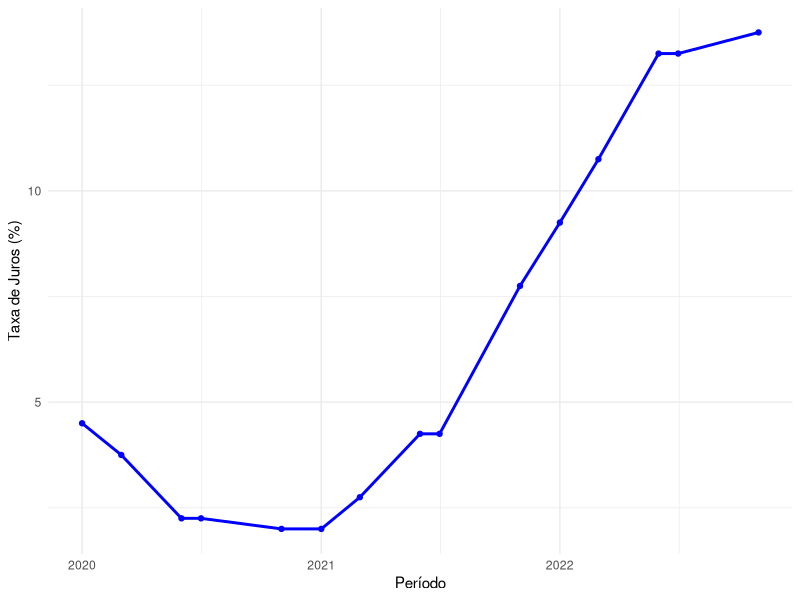
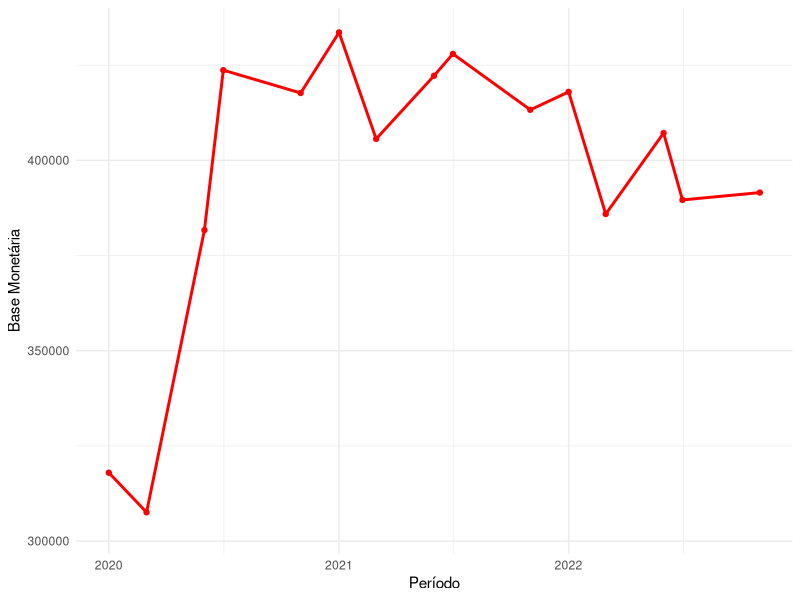
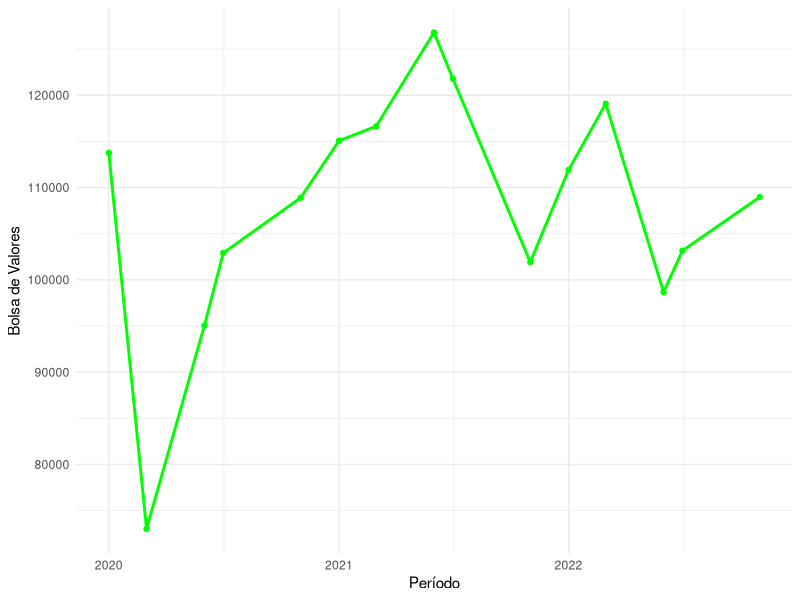

These figures' R source, in order:
# Carregar pacotes necessários
library(ggplot2)
library(dplyr)

# Carregar os dados do arquivo CSV
dados = read.csv("dados.csv", header=TRUE, sep=";", stringsAsFactors=FALSE)

# Converter a coluna Data para formato de data (considerando mês/ano)
dados$Data = as.Date(paste0("01-", dados$Data), format="%d-%b/%y")

# Converter colunas numéricas
dados$BV = as.numeric(dados$BV)
dados$BM = as.numeric(dados$BM)
dados$Juros = as.numeric(dados$Juros) * 100

# Plotar gráfico da taxa de juros
ggplot(dados, aes(x=Data, y=Juros)) +
    geom_line(color="blue", linewidth=1) +
    geom_point(color="blue") +
    labs(x="Período",
        y="Taxa de Juros (%)") +
    theme_minimal()

# Plotar gráfico da base monetária
ggplot(dados, aes(x=Data, y=BM)) +
    geom_line(color="red", linewidth=1) +
    geom_point(color="red") +
    labs(x="Período",
        y="Base Monetária") +
    theme_minimal()

# Plotar gráfico da Bolsa de Valores
ggplot(dados, aes(x=Data, y=BV)) +
    geom_line(color="green", size=1) +
    geom_point(color="green") +
    labs(
        x="Período",
        y="Bolsa de Valores") +
    theme_minimal()

# Desativar notação científica
options(scipen=999)

# Regressão linear entre Bolsa de Valores (Y) e Base Monetária (X)
modelo1 = lm(BV ~ BM, data=dados)
summary(modelo1)

# Regressão linear entre Bolsa de Valores (Y), Base Monetária (X1) e Juros (X2)
modelo2 = lm(BV ~ BM + Juros, data=dados)
summary(modelo2)
